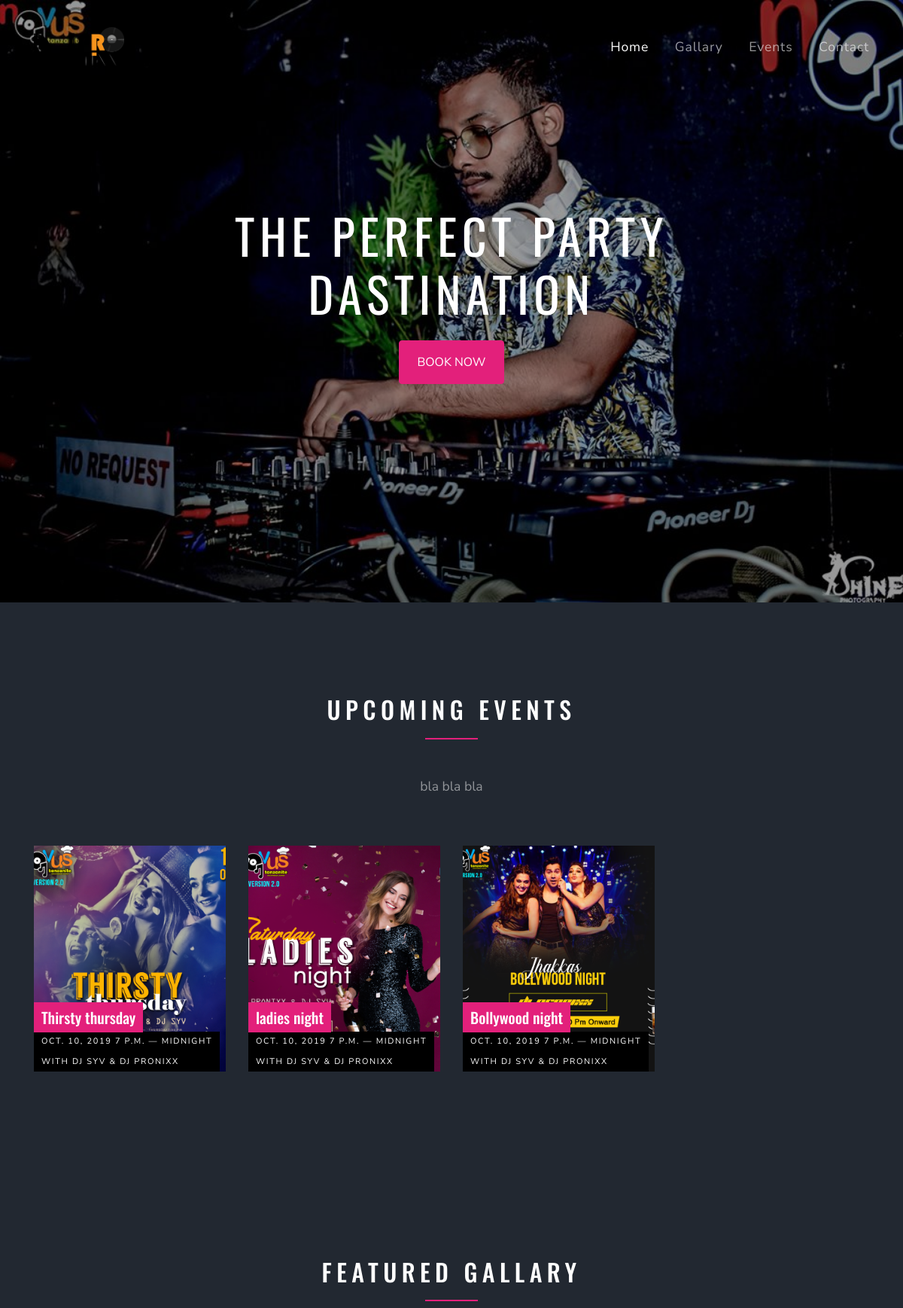
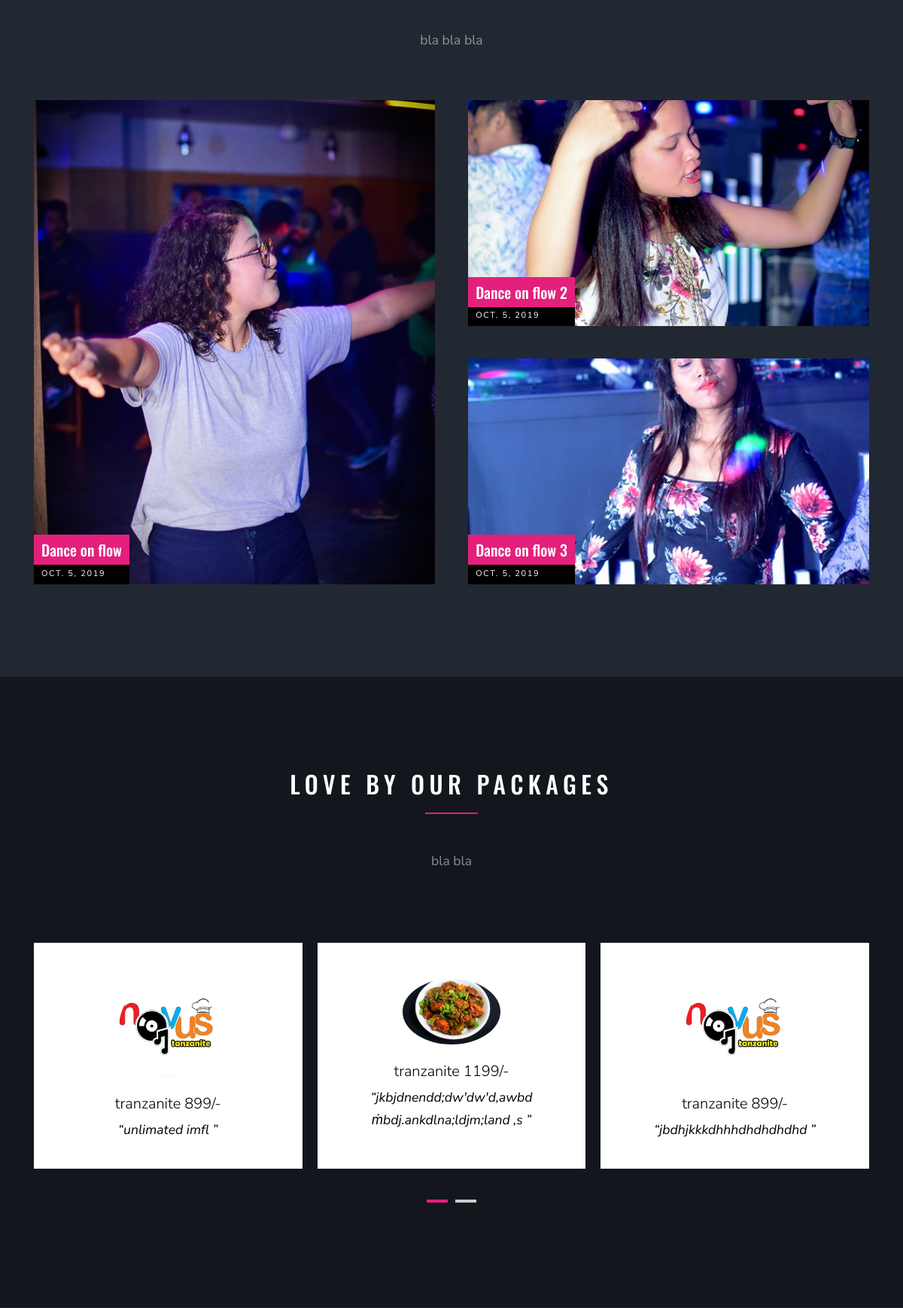
The page / (upper part) on the database its author committed (2 pictures, top to bottom).
### Home/models.py (models this page shows, shortened)
class cover(models.Model):
    cover_logo = models.ImageField(default='')
    cover_heading = models.CharField(max_length=50)
    cover_img = models.ImageField(default='')

class home_info(models.Model):
    event_tagline = models.CharField(max_length=50)
    features_gallay_tagline = models.CharField(max_length=50)
    pakage_tagline = models.CharField(max_length=50)
    artist_wall_tagline = models.CharField(max_length=50)
    about_us = models.CharField(max_length=500)

class show(models.Model):
    show_id = models.AutoField
    show_poster = models.ImageField(default="")
    show_name = models.CharField(max_length=50)
    show_date = models.DateField(auto_now=False)
    show_start_time = models.TimeField(auto_now=False)
    show_end_time = models.TimeField(auto_now=False)
    show_artists = models.CharField(max_length=50)

class features_gallay(models.Model):
    features_id = models.AutoField
    tag_line = models.CharField(max_length=60)
    features_img = models.ImageField(default='')
    click_date = models.DateField(auto_now=False)

class pakage(models.Model):
    pakage_id =models.AutoField
    pakage_img = models.ImageField(default='')
    pakage_name = models.CharField(max_length=60)
    pakage_details = models.CharField(max_length=600)

### Home/views.py (the view)
# urls.py: path("" , views.home , name="home"),
def home(request):
    header = cover.objects.all()
    shows = show.objects.all()
    info = home_info.objects.all()
    gallary = features_gallay.objects.all()
    offer = pakage.objects.all()
    artistwall = artist_wall.objects.all()
    jPara = {'header':header,'shows':shows , 'info': info , 'gallary':gallary , 'offer':offer , 'wall': artistwall }
    return render(request, 'home.html' , jPara)

### Home/templates/home.html (shortened to what this page needs)
{% extends "index.html" %}

### Contacts/templates/index.html (shortened to what this page needs)
<!DOCTYPE html>
{% load static %}
<html lang="en">
  <head>
    <link rel="stylesheet" href="{% static 'fonts/icomoon/style.css' %}">
    <link rel="stylesheet" href="{% static 'css/bootstrap.min.css' %}">
    <link rel="stylesheet" href="{% static 'css/magnific-popup.css' %}">
    <link rel="stylesheet" href="{% static 'css/jquery-ui.css' %}">
    <link rel="stylesheet" href="{% static 'css/owl.carousel.min.css' %}">
    <link rel="stylesheet" href="{% static 'css/owl.theme.default.min.css' %}">
    <link rel="stylesheet" href="{% static 'css/bootstrap-datepicker.css' %}">
    <link rel="stylesheet" href="{% static 'css/mediaelementplayer.css' %}">
    <link rel="stylesheet" href="{% static 'css/animate.css' %}">
    <link rel="stylesheet" href="{% static 'fonts/flaticon/font/flaticon.css' %}">
    <link rel="stylesheet" href="{% static 'css/fl-bigmug-line.css' %}">
    <link rel="stylesheet" href="{% static 'css/aos.css' %}">
    <link rel="stylesheet" href="{% static 'css/style.css' %}">
  </head>
  <body>
  <div class="site-wrap">
    <div class="site-navbar mt-4">
        <div class="container py-1">
          <div class="row align-items-center">
            <div class="col-8 col-md-8 col-lg-4">
              <a class="navbar-brand"  href="#">
                <img src="/media/{{header.0.cover_logo}}" alt="logo" style="width:120px">
              </a>
            </div>
            <div class="col-4 col-md-4 col-lg-8">
              <nav class="site-navigation text-right text-md-right" role="navigation">
                <ul class="site-menu js-clone-nav d-none d-lg-block">
                  <li class="active">
                    <a href="127.0.0.1:8000">Home</a>
                  </li>
                  <li><a href="127.0.0.1:8000/galary">Gallary</a></li>
                  <li><a href="127.0.0.1:8000/events">Events</a></li>
                  <li><a href="127.0.0.1:8000/contact">Contact</a></li>
                </ul>
              </nav>
            </div>
          </div>
        </div>
      </div>
    </div>
    <div class="site-blocks-cover overlay" style="background-image: url('/media/{{header.0.cover_img}}');" data-aos="fade" data-stellar-background-ratio="0.5" data-aos="fade">
      <div class="container">
        <div class="row align-items-center justify-content-center">
          <div class="col-md-7 text-center" data-aos="fade-up" data-aos-delay="400">
            <h1 class="mb-4">{{ header.0.cover_heading }}</h1>
            <p><a href="#" class="btn btn-primary px-4 py-3">BOOK NOW</a></p>
          </div>
        </div>
      </div>
    </div>
    <div class="site-section">
      <div class="container">
        <div class="row">
          <div class="site-section-heading text-center mb-5 w-border col-md-6 mx-auto">
            <h2 class="mb-5">Upcoming Events</h2>
            <p>{{info.0.event_tagline}}</p>
          </div>
        </div>
        <div class="row">
            {% for i in shows %}
            <div class="col-md-6 col-lg-3" data-aos="fade-up" data-aos-delay="100"  >
              <a href="#" class="unit-9">
                <div class="image" style="background-image: url('/media/{{i.show_poster}}');"></div>
                <div class="unit-9-content">
                  <h2>{{i.show_name}}</h2>
                  <span>{{i.show_date}} {{i.show_start_time}} &mdash; {{i.show_end_time}}</span>
                  <span>with {{i.show_artists}}</span>
                </div>
              </a>
            </div>
            {% endfor %}
        </div>
      </div>
    </div>
    <div class="site-section">
      <div class="container">
        <div class="row">
          <div class="site-section-heading text-center mb-5 w-border col-md-6 mx-auto" data-aos="fade-up">
            <h2 class="mb-5">Featured Gallary</h2>
            <p>{{info.0.features_gallay_tagline}}</p>
          </div>
        </div>
        <div class="site-block-retro d-block d-md-flex">
          <a href="#" class="col1 unit-9 no-height" data-aos="fade-up" data-aos-delay="100">
            <div class="image" style="background-image: url('/media/{{gallary.0.features_img}}');"></div>
            <div class="unit-9-content">
              <h2>{{gallary.0.tag_line}}</h2>
              <span>{{gallary.0.click_date}} </span>
            </div>
          </a>
          <div class="col2 ml-auto">
            <a href="#" class="col2-row1 unit-9 no-height" data-aos="fade-up" data-aos-delay="200">
              <div class="image" style="background-image: url('/media/{{gallary.1.features_img}}');"></div>
              <div class="unit-9-content">
                <h2>{{gallary.1.tag_line}}</h2>
                <span>{{gallary.1.click_date}} </span>
              </div>
            </a>
            <a href="#" class="col2-row2 unit-9 no-height" data-aos="fade-up" data-aos-delay="300">
              <div class="image" style="background-image: url('/media/{{gallary.2.features_img}}');"></div>
              <div class="unit-9-content">
                <h2>{{gallary.2.tag_line}}</h2>
                <span>{{gallary.2.click_date}} </span>
              </div>
            </a>
          </div>
        </div>
      </div>
    </div>
    <div class="site-section bg-dark block-13">
      <div class="container" data-aos="fade-up">
        <div class="row">
          <div class="site-section-heading text-center mb-5 w-border col-md-6 mx-auto">
            <h2 class="mb-5">Love By Our packages</h2>
            <p>{{info.0.pakage_tagline}}</p>
          </div>
        </div>
        <div class="nonloop-block-13 owl-carousel">
          {% for i in offer %}
          <div class="text-center p-3 p-md-5 bg-white " style="height:300px ; widows: 300px; ">
            <div class="mb-4">
              <img src="/media/{{i.pakage_img}}" alt="Image" class="w-50 mx-auto img-fluid rounded-circle">
            </div>
            <div class="text-black">
              <h3 class="font-weight-light h5">{{i.pakage_name}}</h3>
              <p class="font-italic">&ldquo;{{i.pakage_details}} &rdquo;</p>
            </div>
          </div>
          {% endfor %}
        </div>
      </div>
    </div>
  </body>
</html>

### rows shown on the page
cover: cover_logo (picture), cover_img (picture), cover_heading "THE PERFECT PARTY DASTINATION"
home_info: event_tagline "bla bla bla", features_gallay_tagline "bla bla bla", pakage_tagline "bla bla"
show: show_poster (picture), show_name "Thirsty thursday", show_date "OCT. 10, 2019", show_start_time "7 P.M.", show_end_time "MIDNIGHT", show_artists "DJ SYV & DJ PRONIXX"
show: show_poster (picture), show_name "ladies night", show_date "OCT. 10, 2019", show_start_time "7 P.M.", show_end_time "MIDNIGHT", show_artists "DJ SYV & DJ PRONIXX"
show: show_poster (picture), show_name "Bollywood night", show_date "OCT. 10, 2019", show_start_time "7 P.M.", show_end_time "MIDNIGHT", show_artists "DJ SYV & DJ PRONIXX"
features_gallay: features_img (picture), tag_line "Dance on flow", click_date "OCT. 5, 2019"
features_gallay: features_img (picture), tag_line "Dance on flow 2", click_date "OCT. 5, 2019"
features_gallay: features_img (picture), tag_line "Dance on flow 3", click_date "OCT. 5, 2019"
pakage: pakage_img (picture), pakage_name "tranzanite 899/-", pakage_details "unlimated imfl"
pakage: pakage_img (picture), pakage_name "tranzanite 1199/-", pakage_details "jkbjdnendd;dw'dw'd,awbd ṁbdj.ankdlna;ldjm;land ,s"
pakage: pakage_img (picture), pakage_name "tranzanite 899/-", pakage_details "jbdhjkkkdhhhdhdhdhdhd"
